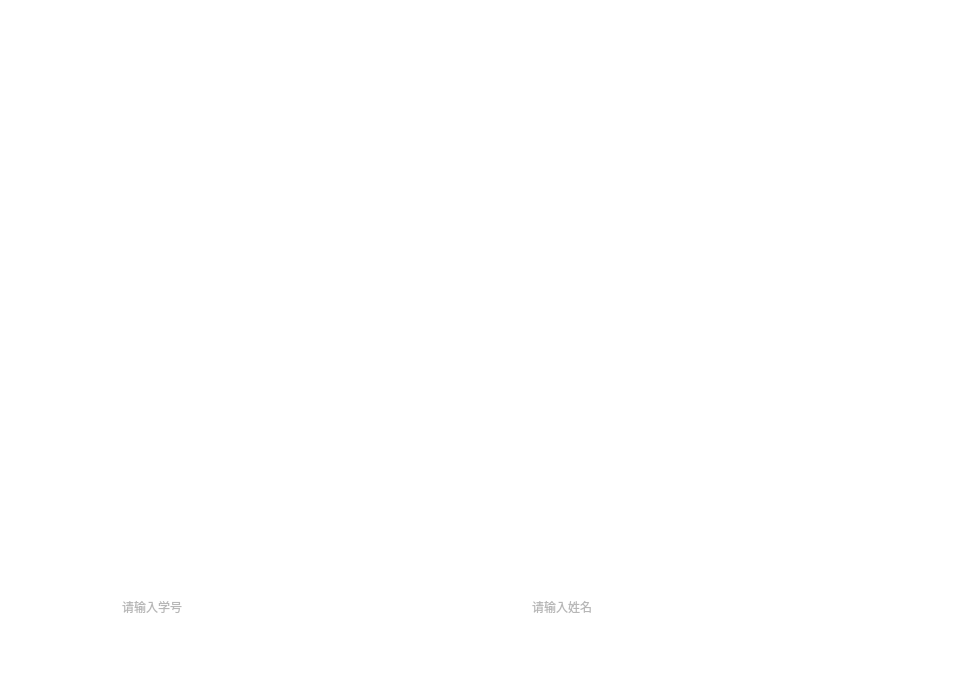
<?xml version="1.0" encoding="UTF-8"?>
<ui version="4.0">
 <class>insert</class>
 <widget class="QMainWindow" name="insert">
  <property name="geometry">
   <rect>
    <x>0</x>
    <y>0</y>
    <width>971</width>
    <height>675</height>
   </rect>
  </property>
  <property name="windowTitle">
   <string>MainWindow</string>
  </property>
  <property name="styleSheet">
   <string notr="true">QWidget#centralwidget
{
background-color: rgb(255, 255, 255);
}</string>
  </property>
  <widget class="QWidget" name="centralwidget">
   <widget class="QToolButton" name="update">
    <property name="geometry">
     <rect>
      <x>760</x>
      <y>20</y>
      <width>200</width>
      <height>180</height>
     </rect>
    </property>
    <property name="text">
     <string/>
    </property>
    <property name="icon">
     <iconset resource="rsc.qrc">
      <normaloff>:/img/del.png</normaloff>:/img/del.png</iconset>
    </property>
    <property name="iconSize">
     <size>
      <width>240</width>
      <height>180</height>
     </size>
    </property>
    <property name="autoRaise">
     <bool>true</bool>
    </property>
   </widget>
   <widget class="QToolButton" name="photograph">
    <property name="geometry">
     <rect>
      <x>760</x>
      <y>210</y>
      <width>200</width>
      <height>180</height>
     </rect>
    </property>
    <property name="text">
     <string/>
    </property>
    <property name="icon">
     <iconset resource="rsc.qrc">
      <normaloff>:/img/photograph.png</normaloff>:/img/photograph.png</iconset>
    </property>
    <property name="iconSize">
     <size>
      <width>240</width>
      <height>180</height>
     </size>
    </property>
    <property name="autoRaise">
     <bool>true</bool>
    </property>
   </widget>
   <widget class="QToolButton" name="gather">
    <property name="geometry">
     <rect>
      <x>760</x>
      <y>410</y>
      <width>200</width>
      <height>180</height>
     </rect>
    </property>
    <property name="text">
     <string/>
    </property>
    <property name="icon">
     <iconset resource="rsc.qrc">
      <normaloff>:/img/add.png</normaloff>:/img/add.png</iconset>
    </property>
    <property name="iconSize">
     <size>
      <width>240</width>
      <height>180</height>
     </size>
    </property>
    <property name="autoRaise">
     <bool>true</bool>
    </property>
   </widget>
   <widget class="QToolButton" name="out">
    <property name="geometry">
     <rect>
      <x>790</x>
      <y>590</y>
      <width>150</width>
      <height>60</height>
     </rect>
    </property>
    <property name="text">
     <string/>
    </property>
    <property name="icon">
     <iconset resource="rsc.qrc">
      <normaloff>:/img/out.png</normaloff>:/img/out.png</iconset>
    </property>
    <property name="iconSize">
     <size>
      <width>147</width>
      <height>70</height>
     </size>
    </property>
    <property name="autoRaise">
     <bool>true</bool>
    </property>
   </widget>
   <widget class="QLabel" name="num">
    <property name="geometry">
     <rect>
      <x>10</x>
      <y>570</y>
      <width>345</width>
      <height>75</height>
     </rect>
    </property>
    <property name="text">
     <string/>
    </property>
    <property name="pixmap">
     <pixmap resource="rsc.qrc">:/img/num_in.png</pixmap>
    </property>
   </widget>
   <widget class="QLabel" name="name">
    <property name="geometry">
     <rect>
      <x>410</x>
      <y>570</y>
      <width>345</width>
      <height>75</height>
     </rect>
    </property>
    <property name="text">
     <string/>
    </property>
    <property name="pixmap">
     <pixmap resource="rsc.qrc">:/img/name_in.png</pixmap>
    </property>
   </widget>
   <widget class="QLineEdit" name="num_text">
    <property name="geometry">
     <rect>
      <x>120</x>
      <y>590</y>
      <width>180</width>
      <height>33</height>
     </rect>
    </property>
    <property name="styleSheet">
     <string notr="true">font: 25px &quot;微软雅黑&quot;;
color: rgb(112, 112, 112);</string>
    </property>
    <property name="text">
     <string/>
    </property>
    <property name="frame">
     <bool>false</bool>
    </property>
    <property name="placeholderText">
     <string>请输入学号</string>
    </property>
   </widget>
   <widget class="QLineEdit" name="name_text">
    <property name="geometry">
     <rect>
      <x>530</x>
      <y>590</y>
      <width>180</width>
      <height>33</height>
     </rect>
    </property>
    <property name="styleSheet">
     <string notr="true">font: 25px &quot;微软雅黑&quot;;
color: rgb(112, 112, 112);</string>
    </property>
    <property name="text">
     <string/>
    </property>
    <property name="frame">
     <bool>false</bool>
    </property>
    <property name="placeholderText">
     <string>请输入姓名</string>
    </property>
   </widget>
   <widget class="QLabel" name="camera">
    <property name="geometry">
     <rect>
      <x>70</x>
      <y>50</y>
      <width>641</width>
      <height>481</height>
     </rect>
    </property>
    <property name="frameShape">
     <enum>QFrame::NoFrame</enum>
    </property>
    <property name="text">
     <string/>
    </property>
   </widget>
   <widget class="QToolButton" name="pushButton_2">
    <property name="geometry">
     <rect>
      <x>760</x>
      <y>410</y>
      <width>200</width>
      <height>180</height>
     </rect>
    </property>
    <property name="text">
     <string/>
    </property>
    <property name="icon">
     <iconset resource="rsc.qrc">
      <normaloff>:/img/no.png</normaloff>:/img/no.png</iconset>
    </property>
    <property name="iconSize">
     <size>
      <width>240</width>
      <height>180</height>
     </size>
    </property>
    <property name="autoRaise">
     <bool>true</bool>
    </property>
   </widget>
   <widget class="QToolButton" name="pushButton">
    <property name="geometry">
     <rect>
      <x>760</x>
      <y>20</y>
      <width>200</width>
      <height>180</height>
     </rect>
    </property>
    <property name="text">
     <string/>
    </property>
    <property name="icon">
     <iconset resource="rsc.qrc">
      <normaloff>:/img/yes.png</normaloff>:/img/yes.png</iconset>
    </property>
    <property name="iconSize">
     <size>
      <width>240</width>
      <height>180</height>
     </size>
    </property>
    <property name="autoRaise">
     <bool>true</bool>
    </property>
   </widget>
  </widget>
 </widget>
 <resources>
  <include location="rsc.qrc"/>
 </resources>
 <connections/>
</ui>
